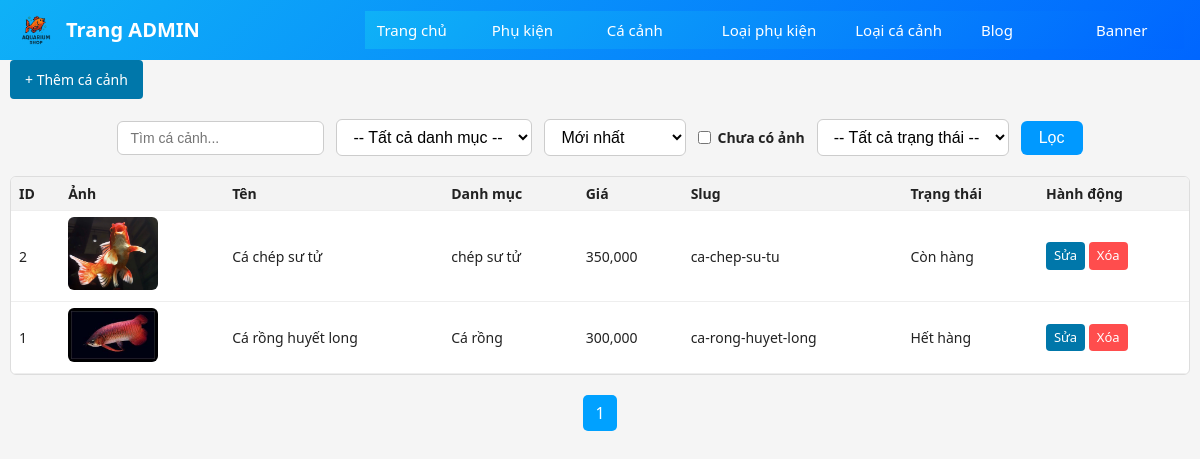
Before: /admin/fishs.php (signed in) with the older database file.
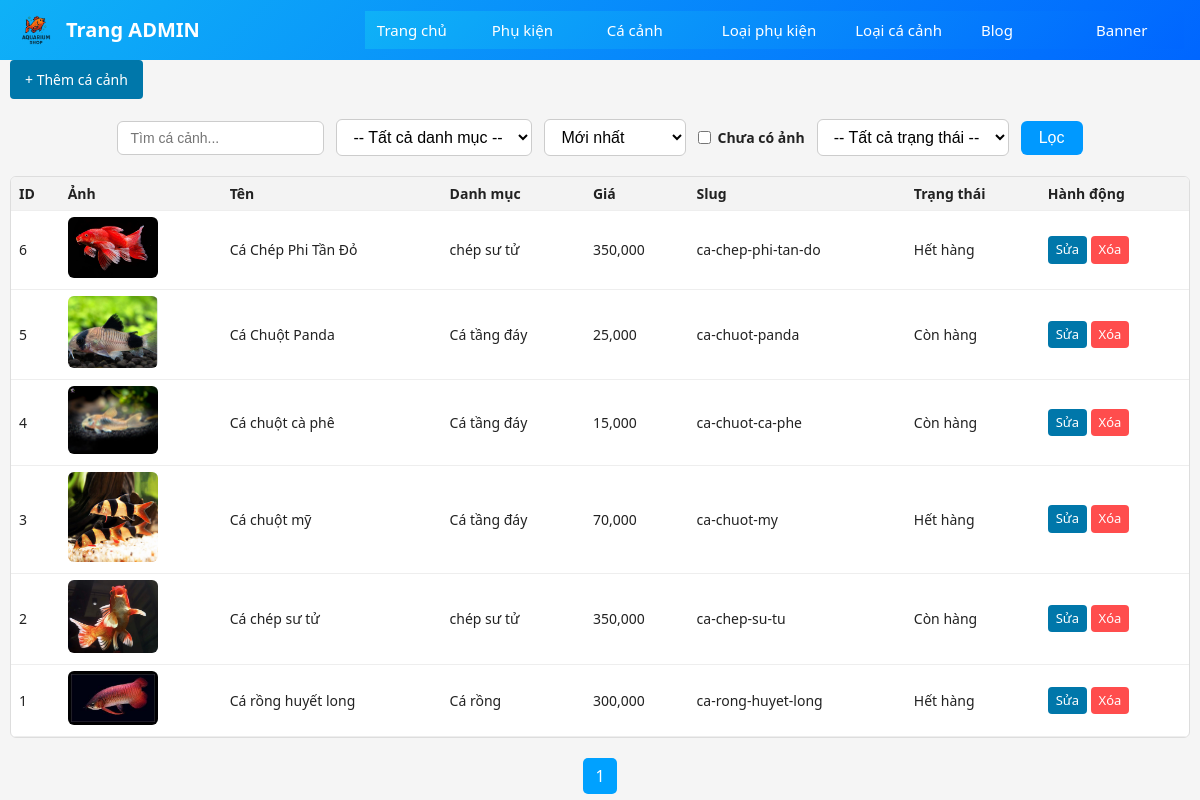
After: the same page with the newer database file.
### tables this page shows
CREATE TABLE IF NOT EXISTS `fishs` (
  `id` int NOT NULL AUTO_INCREMENT,
  `category_id` int NOT NULL,
  `name` varchar(255) NOT NULL,
  `slug` varchar(191) NOT NULL,
  `price` int DEFAULT '0',
  `thumbnail` varchar(255) DEFAULT NULL,
  `description` text,
  `created_at` timestamp NULL DEFAULT CURRENT_TIMESTAMP,
  `status` tinyint(1) NOT NULL DEFAULT '1',
  PRIMARY KEY (`id`),
  UNIQUE KEY `slug` (`slug`),
  KEY `category_id` (`category_id`)
);

CREATE TABLE IF NOT EXISTS `fish_categories` (
  `id` int NOT NULL AUTO_INCREMENT,
  `name` varchar(255) NOT NULL,
  `slug` varchar(191) NOT NULL,
  PRIMARY KEY (`id`),
  UNIQUE KEY `slug` (`slug`)
);

### admin/fishs.php (the view, shortened to what this page needs)
<?php
include __DIR__ . '/../includes/db.php';
$searchKeyword      = isset($_GET['keyword']) ? trim($_GET['keyword']) : '';
$sortOption         = isset($_GET['sort']) ? $_GET['sort'] : 'newest';
$filterNoImage      = isset($_GET['no_image']) ? (int)$_GET['no_image'] : 0;
$filterStatus       = isset($_GET['status']) ? (int)$_GET['status'] : -1;
$currentFilters     = $_GET;
$returnQuery = http_build_query($currentFilters);
$limit = 20;
$page = isset($_GET['page']) ? (int) $_GET['page'] : 1;
$offset = ($page - 1) * $limit;
$countSql = "SELECT COUNT(*) AS total FROM fishs WHERE 1";
$countRes = mysqli_query($conn, $countSql);
$totalRows = mysqli_fetch_assoc($countRes)['total'];
$totalPages = ceil($totalRows / $limit);
$orderBy = "f.created_at DESC";
$sql = "SELECT f.*, c.name AS category_name
        FROM fishs f
        LEFT JOIN fish_categories c ON f.category_id = c.id
        WHERE 1";
$sql .= " ORDER BY $orderBy LIMIT $limit OFFSET $offset";
$res = mysqli_query($conn, $sql);
?>
<?php include __DIR__ . '/admin-header.php'; ?>
<link rel="stylesheet" href="./assets/products.css">
<div class="container">
    <div style="margin-bottom: 10px;">
        <a class="btn" href="./fish-form.php<?= $returnQuery ? ('?return=' . urlencode($returnQuery)) : '' ?>">+ Thêm cá cảnh</a>
    </div>
<div class="filter-box">
  <form method="get" id="filterForm">
    <div class="filter-row">
      <div class="filter-item">
        <input
          type="text"
          name="keyword"
          placeholder="Tìm cá cảnh..."
          value="<?= htmlspecialchars($searchKeyword) ?>"
        >
      </div>
      <div class="filter-item">
        <select name="category_id" onchange="filterForm.submit()">
          <option value="0">-- Tất cả danh mục --</option>
        </select>
      </div>
      <div class="filter-item">
        <select name="sort" onchange="filterForm.submit()">
          <option value="newest"      <?= $sortOption=='newest'?'selected':'' ?>>Mới nhất</option>
        </select>
      </div>
      <div class="filter-item" style="display:flex; align-items:center; gap:6px;">
        <input type="checkbox" id="no_image" name="no_image" value="1" <?= $filterNoImage ? 'checked' : '' ?> onchange="filterForm.submit()">
        <label for="no_image" style="margin:0;">Chưa có ảnh</label>
      </div>
      <div class="filter-item">
        <select name="status" onchange="filterForm.submit()">
          <option value="-1" <?= $filterStatus===-1 ? 'selected' : '' ?>>-- Tất cả trạng thái --</option>
        </select>
      </div>
      <button class="btn-filter" type="submit">Lọc</button>
    </div>
  </form>
</div>
    <div class="table-wrapper">
        <table class="table">
            <tr>
                <th>ID</th>
                <th>Ảnh</th>
                <th>Tên</th>
                <th>Danh mục</th>
                <th>Giá</th>
                <th>Slug</th>
                <th>Trạng thái</th>
                <th>Hành động</th>
            </tr>
            <?php while ($row = mysqli_fetch_assoc($res)): ?>
                <tr>
                    <td><?= $row['id'] ?></td>
                    <td>
                        <?php
                            $thumbnail = $row['thumbnail'];
                            if ($thumbnail) {
                        ?>
                            <img src="<?= "." . htmlspecialchars($thumbnail) ?>"
                                 alt="<?= htmlspecialchars($row['name']) ?>"
                                 style="width: 90px; border-radius:6px;">
                        <?php } else { echo "N/A"; } ?>
                    </td>
                    <td><?= htmlspecialchars($row['name']) ?></td>
                    <td><?= htmlspecialchars($row['category_name'] ?? 'N/A') ?></td>
                    <td><?= number_format($row['price']) ?></td>
                    <td><?= htmlspecialchars($row['slug']) ?></td>
                    <td><?= ((int)$row['status'] === 1) ? 'Còn hàng' : 'Hết hàng' ?></td>
                    <td>
                        <a class="btn small" href="./fish-form.php?id=<?= $row['id'] ?><?= $returnQuery ? ('&return=' . urlencode($returnQuery)) : '' ?>">Sửa</a>
                        <a class="btn small danger"
                           href="./fishs.php?delete=<?= $row['id'] ?>"
                           onclick="return confirm('Xóa sản phẩm này?');">Xóa</a>
                    </td>
                </tr>
            <?php endwhile; ?>
        </table>
    </div>
    <div class="pagination">
        <?php
          $baseQuery = $_GET;
          for ($i = 1; $i <= $totalPages; $i++):
            $baseQuery['page'] = $i;
            $link = '?' . http_build_query($baseQuery);
        ?>
            <a class="<?= ($i == $page) ? 'active' : '' ?>" href="<?= $link ?>"><?= $i ?></a>
        <?php endfor;
        ?>
    </div>
</div>

Changed rows visible on the page:
added fishs: id "6", thumbnail (picture), name "Cá Chép Phi Tần Đỏ", fish_categories.name "chép sư tử", price "350,000", slug "ca-chep-phi-tan-do", status "Hết hàng"
added fishs: id "5", thumbnail (picture), name "Cá Chuột Panda", fish_categories.name "Cá tầng đáy", price "25,000", slug "ca-chuot-panda", status "Còn hàng"
added fishs: id "4", thumbnail (picture), name "Cá chuột cà phê", fish_categories.name "Cá tầng đáy", price "15,000", slug "ca-chuot-ca-phe", status "Còn hàng"
added fishs: id "3", thumbnail (picture), name "Cá chuột mỹ", fish_categories.name "Cá tầng đáy", price "70,000", slug "ca-chuot-my", status "Hết hàng"
